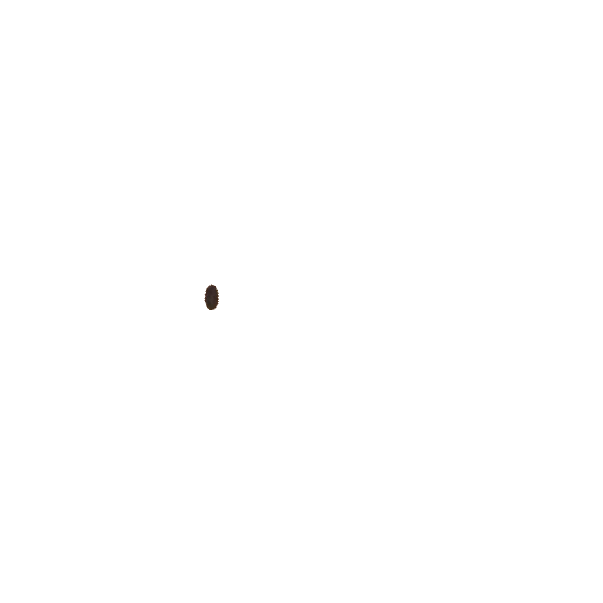
#> input picture assets/eye-1.png, 1206 x 1206 px (shown at 1/2 size)
$ python prepare_avatar.py --source ../assets/eye-1.png
#> lines starting #> are read from the running program, lines starting #| are printed output that depends on the picture; after the words box and inside, x2 and y2 are one past the last pixel; in counts of white or black regions, pixels touching at a corner belong together
"""用途：把用户提供的蜡笔头像拆成可活动的图层，保留原图供对照。

示例：python scripts/prepare_avatar.py --source "头像路径.jpg"
依赖：Pillow、NumPy、OpenCV。补脸采用周围像素修补，不调用生图服务。
"""

import argparse
from pathlib import Path

import cv2
import numpy as np
from PIL import Image, ImageDraw


def main():
    parser = argparse.ArgumentParser(description="拆分头像、眼镜和眼睛")
    parser.add_argument("--source", required=True)
    options = parser.parse_args()
    output = Path(__file__).resolve().parents[1] / "assets"
    output.mkdir(exist_ok=True)
    original = Image.open(options.source).convert("RGB").resize((1206, 1206))
    original.save(output / "avatar-original.jpg", quality=95)
    pixels = np.array(original)

    # 只删除与画布边缘连通的白背景，围巾里的浅色纹理会保留。
    light = (pixels.min(axis=2) > 241).astype(np.uint8)
#> light: shape (1206, 1206); every value is 0
    _, regions = cv2.connectedComponents(light)
#> regions: shape (1206, 1206) int32; every value is 0
    edge_regions = np.unique(np.concatenate((regions[0], regions[-1], regions[:, 0], regions[:, -1])))
#> edge_regions = [0]
    outside = np.isin(regions, edge_regions[edge_regions != 0])
    alpha = np.where(outside, 0, 255).astype(np.uint8)
#> alpha: shape (1206, 1206); every value is 255

    # 沿眼镜边框画窄蒙版，避免把镜片中的眼睛一起拿走。
    frame_paths = [
        [(283, 556), (303, 544), (348, 537), (398, 538), (458, 546), (494, 564), (505, 590), (497, 634), (482, 672), (464, 690), (426, 701), (370, 702), (332, 688), (306, 658), (292, 615), (285, 577), (283, 556)],
        [(585, 560), (608, 536), (650, 521), (700, 509), (744, 505), (780, 516), (798, 544), (799, 587), (787, 628), (769, 661), (738, 676), (692, 684), (649, 683), (616, 669), (599, 644), (587, 604), (585, 560)],
        [(492, 568), (518, 564), (544, 564), (565, 565), (592, 571)],
        [(285, 557), (264, 566)],
        [(779, 517), (789, 540), (790, 556)],
    ]
    tube_image = Image.new("L", original.size)
    drawing = ImageDraw.Draw(tube_image)
    for points in frame_paths:
        drawing.line(points, fill=255, width=35, joint="curve")
    dark = pixels.max(axis=2) < 135
#> dark: shape (1206, 1206) bool; every value is 1
    frames = ((np.array(tube_image) > 0) & dark).astype(np.uint8) * 255
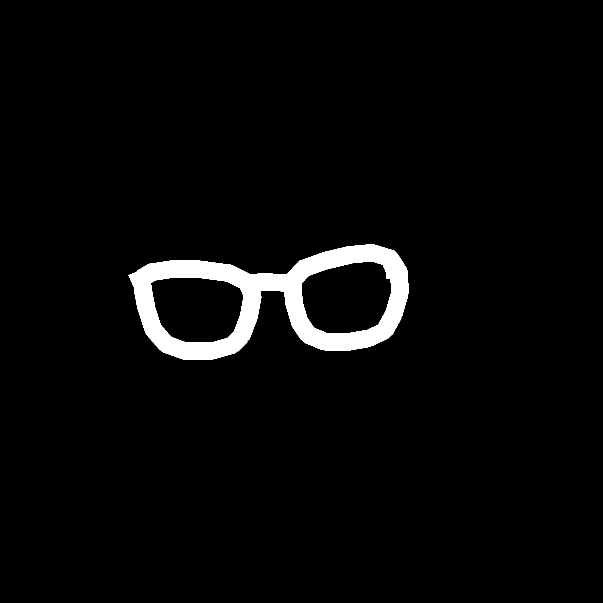
#> frames: shape (1206, 1206) (shown at 1/2 size); 3.2% white; 1 white region, box (x1, y1, x2, y2) and area: (257, 488, 817, 720) 46526
    repair_mask = cv2.dilate(frames, np.ones((5, 5), np.uint8))
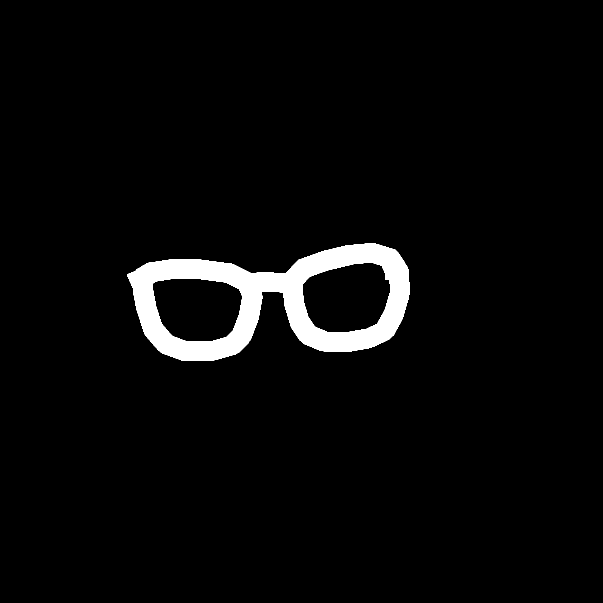
#> repair_mask: shape (1206, 1206) (shown at 1/2 size); 3.6% white; 1 white region, box (x1, y1, x2, y2) and area: (255, 486, 819, 722) 52858
    repaired = cv2.inpaint(pixels, repair_mask, 9, cv2.INPAINT_TELEA)

    # 眼睛单独拆出，小幅追随指针；眼睛原位置也要修补，避免出现双影。
    eyes_mask = np.zeros(alpha.shape, dtype=np.uint8)
    eye_boxes = [(402, 559, 443, 628), (645, 548, 687, 611)]
    for index, (left, top, right, bottom) in enumerate(eye_boxes):
        local = dark[top:bottom, left:right].astype(np.uint8) * 255
        eyes_mask[top:bottom, left:right] = local
        eye_layer = np.zeros((*alpha.shape, 4), dtype=np.uint8)
        eye_layer[:, :, :3] = pixels
        eye_layer[top:bottom, left:right, 3] = local
        eye_layer[eye_layer[:, :, 3] == 0, :3] = 0
        Image.fromarray(eye_layer).save(output / f"eye-{index + 1}.png", optimize=True)
#> this loop made 2 passes
#> pass 1, in main, `Image.fromarray(eye_layer).save(output / f"eye-{index + 1}.png", optim..`:
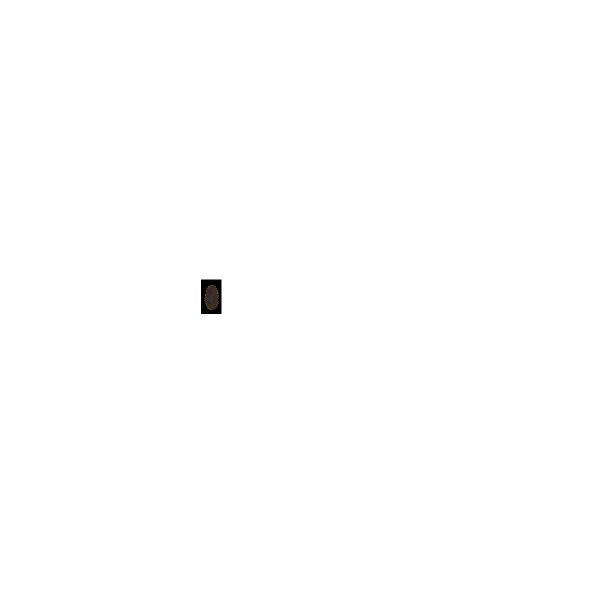
#> saved as eye-1.png: PIL image 1206x1206 RGBA (shown at 1/2 size); mean R, G, B, A 0.1, 0, 0, 0.5; transparent parts drawn white
#> pass 2, in main, `Image.fromarray(eye_layer).save(output / f"eye-{index + 1}.png", optim..`:
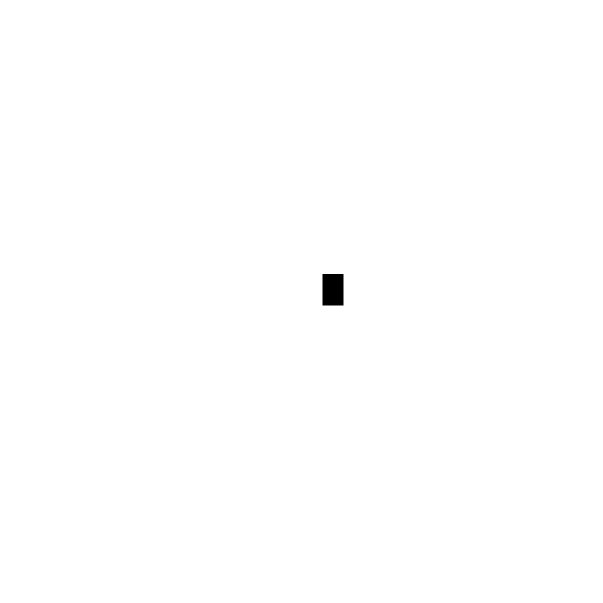
#> saved as eye-2.png: PIL image 1206x1206 RGBA (shown at 1/2 size); mean R, G, B, A 0, 0, 0, 0.5; transparent parts drawn white
#> after the loop:
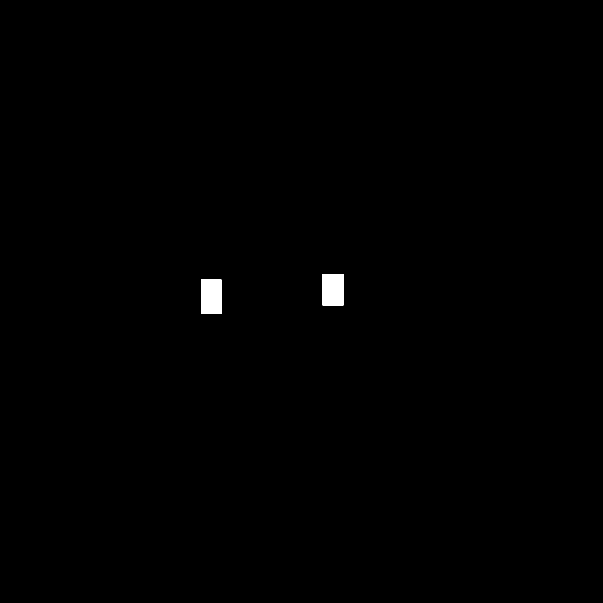
#> eyes_mask: shape (1206, 1206) (shown at 1/2 size); 0.38% white; 2 white regions, box (x1, y1, x2, y2) and area: (402, 559, 443, 628) 2829, (645, 548, 687, 611) 2646
    repaired = cv2.inpaint(repaired, cv2.dilate(eyes_mask, np.ones((3, 3), np.uint8)), 7, cv2.INPAINT_TELEA)
    base_pixels = np.dstack((repaired, alpha))
    base_pixels[alpha == 0, :3] = 0
    Image.fromarray(base_pixels).save(output / "avatar-base.png", optimize=True)
    glasses = np.dstack((pixels, frames))
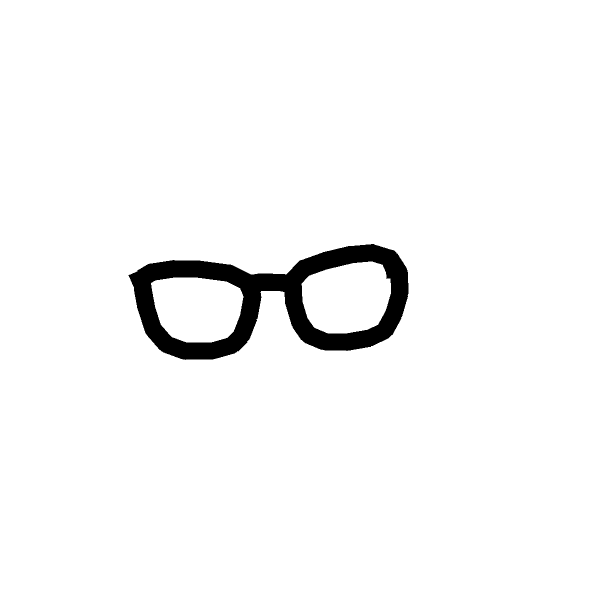
#> glasses: shape (1206, 1206, 4) (shown at 1/2 size); mean R, G, B, A 0.1, 0, 0, 8.2; transparent parts drawn white
    glasses[frames == 0, :3] = 0
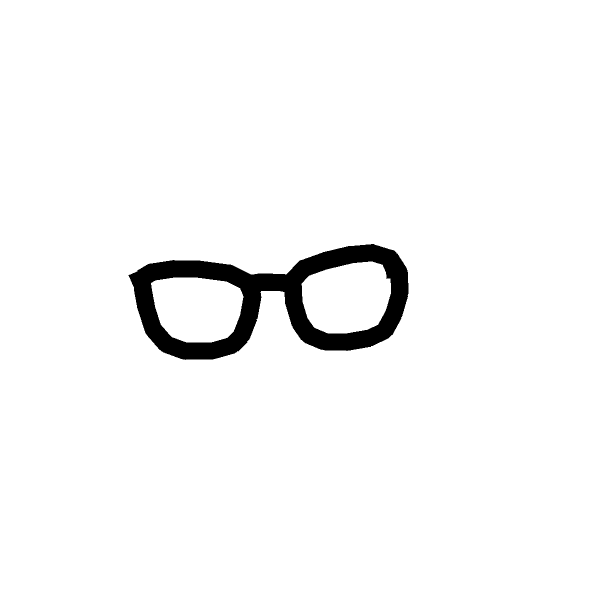
#> glasses: shape (1206, 1206, 4) (shown at 1/2 size); 0.08% of pixels changed, all inside (x1, y1, x2, y2) = (409, 569, 438, 620); transparent parts drawn white
    Image.fromarray(glasses).save(output / "glasses.png", optimize=True)

    # 输出对照页实际使用的裸脸与重新合成头像，不另存重复的拼接预览图。
    base = Image.open(output / "avatar-base.png")
    combined = base.copy()
    for name in ("eye-1.png", "eye-2.png"):
        combined.alpha_composite(Image.open(output / name))
    combined.save(output / "avatar-without-glasses.png", optimize=True)
    combined.alpha_composite(Image.open(output / "glasses.png"))
    combined.save(output / "avatar-composed.png")
    print(f"头像素材已保存：{output}")


if __name__ == "__main__":
    main()
